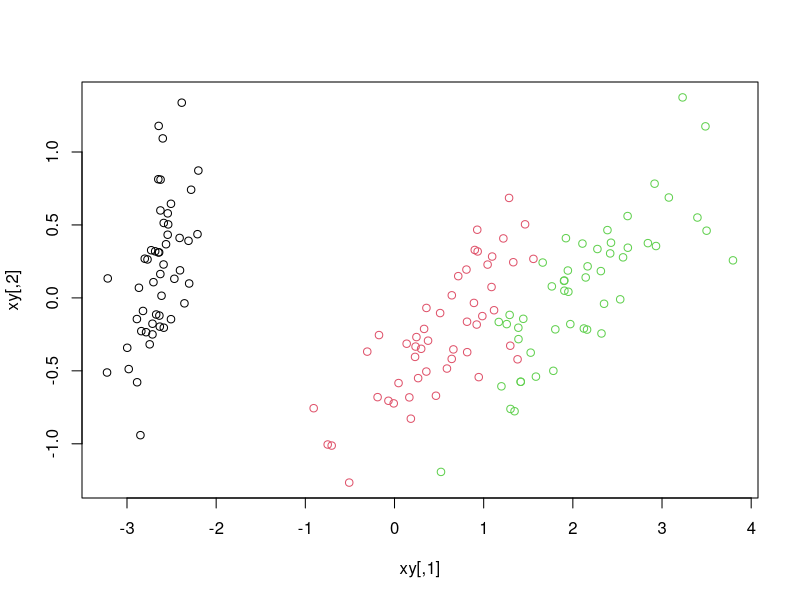
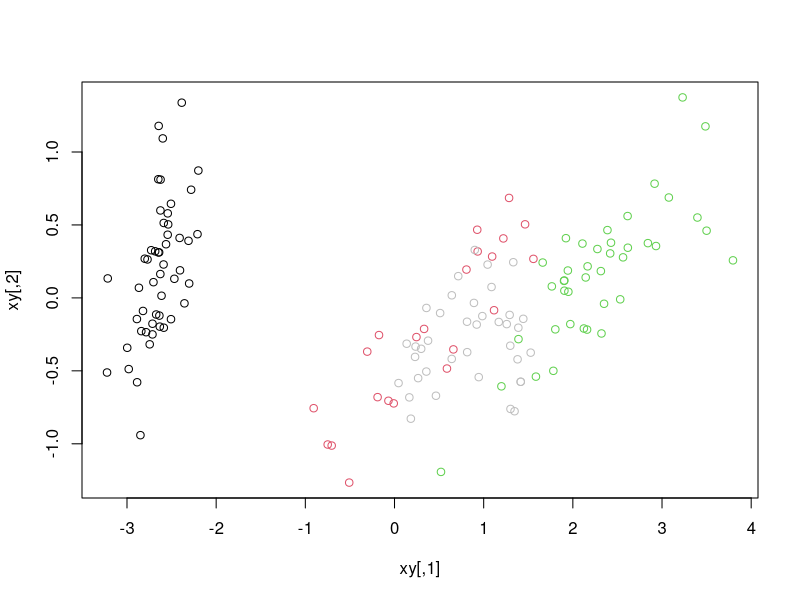
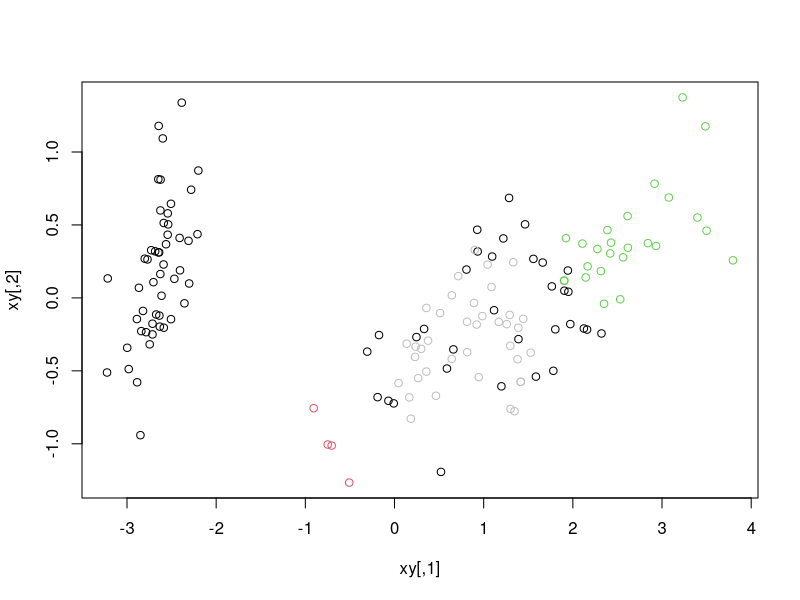
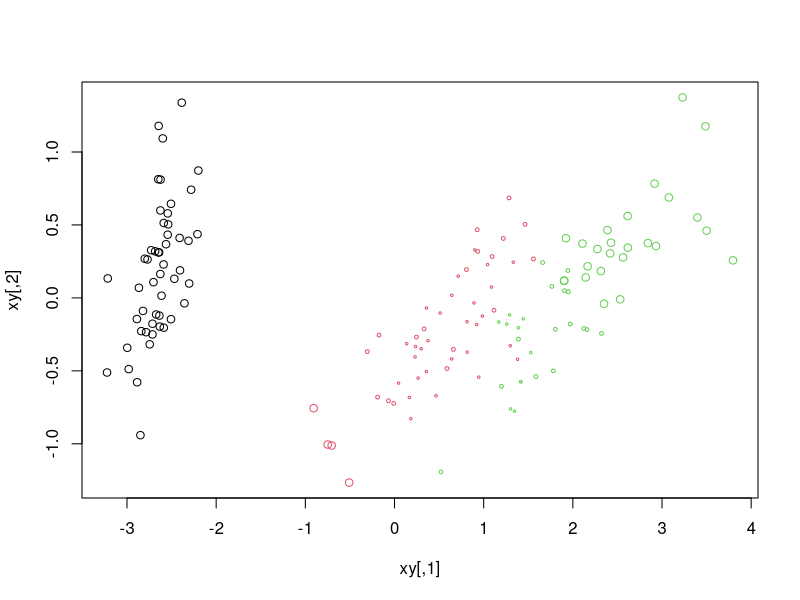

These figures' R source, in order:

### The human should express her knowledge about the labels for the 
### corresponding observation as probabilities for the three different
### classes. This way, it is easy to express "I don't know" as 
### c(1, 1, 1) / 3.


### Protoyping: ######################################################

xy <- cmdscale(dist(iris[, -5]))
col <- palette()[as.integer(iris$Species)]
plot(xy, col = col)
##identify(xy)


### Cirlce of no knowledge:

w <- 69
th <- 1

d <- dist(iris[, -5])
d <- as.matrix(d)

dp <- d[w, ]

table(iris$Species[dp < th])

col <- palette()[as.integer(iris$Species)]
col[dp < th] <- "gray"
plot(xy, col = col)

##-> for these points, the human returns equal probability for all
##-> classes.



### Circle of some knowledge:

th2 <- th + 0.5

col <- palette()[as.integer(iris$Species)]
col[dp < th] <- "gray"
col[dp > th & dp < th2] <- "black"
plot(xy, col = col)

##-> for these points, the human returns equal probability for the two
##-> highest classes.


### Function (brutal hack):

human <- function(x, th = 1, th2 = th + 0.5) { 
  w <- which(apply(iris[, 1:4], 1, function(y) all(x == y)))[1]
  d <- as.matrix(dist(iris[, -5]))[69, ]
  
  ret <- c(0, 0, 0)
  
  if ( d[w] <= th) {
    ret <- c(1, 1, 1) / 3
  }
  if ( d[w] > th & d[w] <= th2 ) {
    ret <- c(0, 0.5, 0.5)
  }
  if ( d[w] > th2 ) {
    ret[as.integer(iris$Species[w])] <- 1
  }
  
  ret
}

k <- t(apply(iris[, -5], 1, human))
apply(k, 1, max)

col <- palette()[as.integer(iris$Species)]
plot(xy, col = col, cex = apply(k, 1, max))
